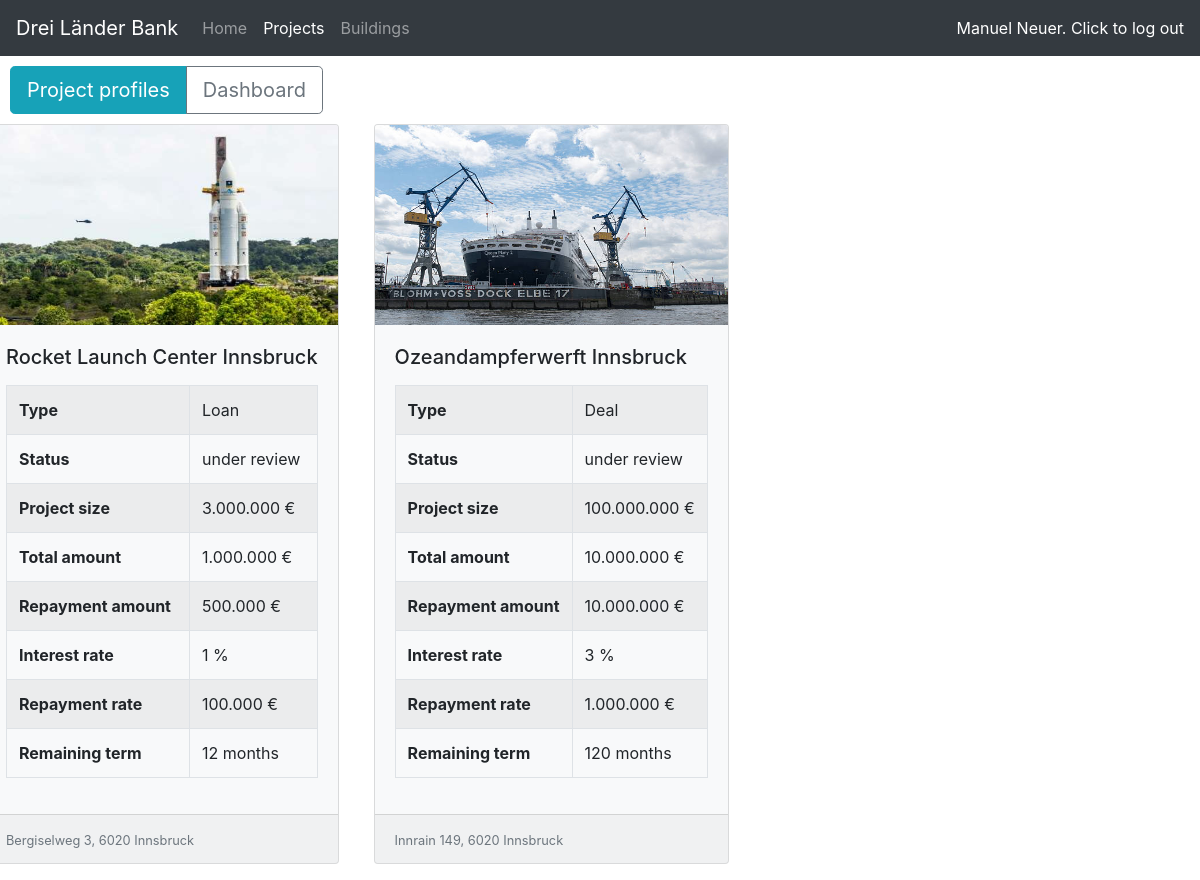
Page /projects.php (signed in) on the committed database.
### tables this page shows
CREATE TABLE `useraccounts` (
  `email` varchar(255) NOT NULL,
  `password` varchar(255)  NOT NULL,
  `firstname` varchar(255) NOT NULL,
  `lastname` varchar(255)  NOT NULL,
  `address` VARCHAR(255)  NOT NULL ,
  `telephonenumber` VARCHAR(255)  NOT NULL ,
  `PowerBILink` varchar(255) NOT NULL,
  PRIMARY KEY (`email`)
);

CREATE TABLE `buildings` (
  `building_id` INT (10) NOT NULL AUTO_INCREMENT,
  `name` varchar(255) NOT NULL,
  `country` varchar(255) NOT NULL,
  `city` varchar(255) NOT NULL,
  `zipcode` varchar(255) NOT NULL,
  `street` varchar(255) NOT NULL,
  `number` varchar(255) NOT NULL,
  `geocode` varchar(255) NOT NULL,
  `picture_file_path` varchar(255) NOT NULL,
  PRIMARY KEY (`building_id`), UNIQUE (`name`,`geocode`)
);

CREATE TABLE `projects` (
  `project_id` INT (10) NOT NULL AUTO_INCREMENT,
  `name` varchar(255)  NOT NULL,
  `type` ENUM('Deal','Loan')  NOT NULL,
  `status` varchar(255)  NOT NULL,
  `project_size` varchar(255)  NOT NULL,
  `iban` varchar(255)  NOT NULL,
  `totalamount` varchar(255)  NOT NULL,
  `repaymentamount` varchar(255)  NOT NULL,
  `interestrate` varchar(255) NOT NULL,
  `repaymentrate` varchar(255)  NOT NULL,
  `remainingterm` varchar(255) NOT NULL,
  `building_id` INT (10) NOT NULL,
  PRIMARY KEY (`project_id`), UNIQUE (`name`,`iban`),
  FOREIGN KEY(building_id) REFERENCES buildings(building_id) ON DELETE CASCADE
);

### projects.php (the view, shortened to what this page needs)
<!DOCTYPE html>
<html>
<head>
		<?php
		include './includes/stylesheet-loader.php';
		?>
<link href="https://gitcdn.github.io/bootstrap-toggle/2.2.2/css/bootstrap-toggle.min.css" rel="stylesheet">
</head>
<body>
	<?php
  include './includes/top-navigation.php';
   ?>
	 <div class="btn-group btn-group-lg" role="group" style="margin:10px;">
  <span id="projectsButton" class="btn btn-info" onclick="showProjectsDIV()">Project profiles</span>
  <span id="dashboardsButton" class="btn btn-outline-secondary" onclick="showDashboardDIV()">Dashboard</span>
</div>
								<div id="projects">
										<div class="row">
										<?php
										include_once './includes/database-handler.php';
										if(isset($_SESSION["userid"])){
											$sql_get_all_buildings = "SELECT * FROM useraccounts
											JOIN customers ON	useraccounts.email = customers.useraccount_email
											JOIN customer_projects ON customers.customer_id = customer_projects.customer_id
											JOIN projects ON customer_projects.project_id = projects.project_id
											JOIN buildings on buildings.building_id = projects.building_id
											where useraccounts.email = '".$_SESSION['useraccount_email']."';";
											$query = mysqli_query($databaseConnection, $sql_get_all_buildings);
											$number_of_rows = mysqli_num_rows($query);
											if ($number_of_rows){
													while ($row = mysqli_fetch_array($query))
													{
														echo '
														<div class="card-deck">
															<div class="card bg-light mb-3" style="max-width: 24rem;margin-right:50px;">
															<img class="card-img-top" src="'.$row['picture_file_path'].'" alt="Image of the building" width="auto" height="200">
															<div class="card-body">
															<h5 class="card-title">'.utf8_encode($row['name']).'</h5>
															<p class="card-text">
															</p>
															<table class="table table-striped table-bordered table-hover">
															<tr>
																<th>Type</th>
																<td>'.$row['type'].'</td>
															</tr>
																<tr>
																	<th>Status</th>
																	<td>'.$row['status'].'</td>
																</tr>
																<tr>
																	<th>Project size</th>
																	<td>'.$row['project_size']." €".'</td>
																</tr>
																<tr>
																	<th>Total amount</th>
																	<td>'.$row['totalamount']." €".'</td>
																</tr>
																<tr>
																	<th>Repayment amount</th>
																	<td>'.$row['repaymentamount']." €".'</td>
																</tr>
																<tr>
																	<th>Interest rate</th>
																	<td>'.$row['interestrate']*100 ." %" .'</td>
																</tr>
																<tr>
																	<th>Repayment rate</th>
																	<td>'.$row['repaymentrate']." €".'</td>
																</tr>
																<tr>
																	<th>Remaining term</th>
																	<td>'.$row['remainingterm']." months" .'</td>
																</tr>
															</table>
															</div class="card-body">
															<div class="card-footer">
																<small class="text-muted">
																'.utf8_encode($row['street'])." ".$row['number'].", ".$row['zipcode']." ".utf8_encode($row['city']).'
																</small>
															</div>
														</div class="card">
													</div class="card-deck">
														';
													}
											} else {
											echo "<h2 class='alert alert-danger'>There are no projects associated with this user account.</h2>" ;
											}
														}?>
				</div>
	</div>
  <?php include 'includes/powerbi-iframe.php';?>
</body>
</html>

### includes/stylesheet-loader.php (shortened to what this page needs)
<link rel="stylesheet" href="https://stackpath.bootstrapcdn.com/bootstrap/4.1.3/css/bootstrap.min.css">

### includes/top-navigation.php (shortened to what this page needs)
<!DOCTYPE html>
<html>
<head>
		<?php
		include './includes/stylesheet-loader.php';
		?>
</head>
<body>
	<nav class="navbar navbar-expand-lg navbar-dark bg-dark">
	  <span class="navbar-brand">Drei Länder Bank</span>
	  <div class="collapse navbar-collapse" id="navbarNav">
	    <ul class="navbar-nav">
	      <li class="nav-item">
	        <a id="home" class="nav-link" href="index.php">Home
					</a>
	      </li>
				<?php
				include_once './includes/database-handler.php';
				if(isset($_SESSION["userid"])){
				$sql = "SELECT * from useraccounts join supervisors on useraccounts.email = supervisors.useraccount_email where useraccounts.email = '".$_SESSION['useraccount_email']."';";
				$query = mysqli_query($databaseConnection, $sql);
				$number_of_rows = mysqli_num_rows($query);
				if ($number_of_rows){
				} else {
					echo '<li class="nav-item"><a id="deals" class="nav-link" href="projects.php">Projects</a></li>';
					}
				}
				?>
				<?php
				include_once './includes/database-handler.php';
				if(isset($_SESSION["userid"])){
				$sql = "SELECT * from useraccounts join supervisors on useraccounts.email = supervisors.useraccount_email where useraccounts.email = '".$_SESSION['useraccount_email']."';";
				$query = mysqli_query($databaseConnection, $sql);
				$number_of_rows = mysqli_num_rows($query);
				if ($number_of_rows){
				} else {
					echo '<li class="nav-item"><a id="map" class="nav-link" href="buildings.php">Buildings</a></li>';
					}
				}
				?>
</ul>
<ul class="navbar-nav ml-auto">
			<span class="navbar-text" >
								<?php
								if (isset($_SESSION["userid"])){ ?>
									<li><a href="logout.php">
								 <?php  echo utf8_encode($_SESSION["user_firstname"]) ." ". utf8_encode($_SESSION["user_lastname"]).". Click to log out";   ?>
								 </a></li>
								 <?php }  else { ?>
									<li><a id="login" href="login.php">
									<?php echo "Login";} ?>
			</span>
		</ul>
	  </div>
	</nav>
</body>
</html>

### includes/powerbi-iframe.php (shortened to what this page needs)
<!DOCTYPE html>
<html>
<head>
</head>
<body>
</body>
</html>

### rows in the picture
useraccounts: buildings.picture_file_path (picture), buildings.name "Rocket Launch Center Innsbruck", projects.type "Loan", projects.status "under review", projects.project_size "3.000.000", projects.totalamount "1.000.000", projects.repaymentamount "500.000", projects.interestrate "1", projects.repaymentrate "100.000", projects.remainingterm "12", buildings.street "Bergiselweg", buildings.number "3", buildings.zipcode "6020", buildings.city "Innsbruck", buildings.name "Ozeandampferwerft Innsbruck", projects.type "Deal", projects.project_size "100.000.000", projects.totalamount "10.000.000", projects.repaymentamount "10.000.000", projects.interestrate "3", projects.repaymentrate "1.000.000", projects.remainingterm "120", buildings.street "Innrain", buildings.number "149"

### other values in the picture
utf8_encode($_SESSION["user_firstname"]) "Manuel"
utf8_encode($_SESSION["user_lastname"]) "Neuer"
